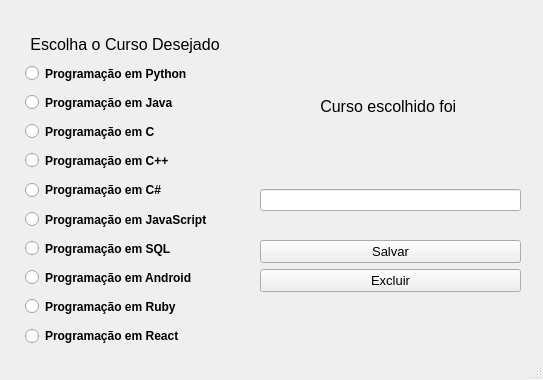
<?xml version="1.0" encoding="UTF-8"?>
<ui version="4.0">
 <class>MainWindow</class>
 <widget class="QMainWindow" name="MainWindow">
  <property name="geometry">
   <rect>
    <x>0</x>
    <y>0</y>
    <width>543</width>
    <height>380</height>
   </rect>
  </property>
  <property name="windowTitle">
   <string>MainWindow</string>
  </property>
  <widget class="QWidget" name="centralwidget">
   <widget class="QWidget" name="verticalLayoutWidget">
    <property name="geometry">
     <rect>
      <x>20</x>
      <y>30</y>
      <width>210</width>
      <height>321</height>
     </rect>
    </property>
    <layout class="QVBoxLayout" name="verticalLayout">
     <property name="spacing">
      <number>10</number>
     </property>
     <property name="leftMargin">
      <number>5</number>
     </property>
     <property name="topMargin">
      <number>5</number>
     </property>
     <property name="rightMargin">
      <number>5</number>
     </property>
     <property name="bottomMargin">
      <number>5</number>
     </property>
     <item>
      <widget class="QLabel" name="label">
       <property name="enabled">
        <bool>true</bool>
       </property>
       <property name="font">
        <font>
         <pointsize>12</pointsize>
         <weight>50</weight>
         <italic>false</italic>
         <bold>false</bold>
         <underline>false</underline>
        </font>
       </property>
       <property name="midLineWidth">
        <number>0</number>
       </property>
       <property name="text">
        <string>Escolha o Curso Desejado</string>
       </property>
       <property name="alignment">
        <set>Qt::AlignCenter</set>
       </property>
      </widget>
     </item>
     <item>
      <widget class="QRadioButton" name="radioButton_2">
       <property name="font">
        <font>
         <weight>75</weight>
         <bold>true</bold>
        </font>
       </property>
       <property name="text">
        <string>Programação em Python</string>
       </property>
      </widget>
     </item>
     <item>
      <widget class="QRadioButton" name="radioButton_4">
       <property name="font">
        <font>
         <weight>75</weight>
         <bold>true</bold>
        </font>
       </property>
       <property name="text">
        <string>Programação em Java</string>
       </property>
      </widget>
     </item>
     <item>
      <widget class="QRadioButton" name="radioButton_6">
       <property name="font">
        <font>
         <weight>75</weight>
         <bold>true</bold>
        </font>
       </property>
       <property name="text">
        <string>Programação em C</string>
       </property>
      </widget>
     </item>
     <item>
      <widget class="QRadioButton" name="radioButton_5">
       <property name="font">
        <font>
         <weight>75</weight>
         <bold>true</bold>
        </font>
       </property>
       <property name="text">
        <string>Programação em C++</string>
       </property>
      </widget>
     </item>
     <item>
      <widget class="QRadioButton" name="radioButton_7">
       <property name="font">
        <font>
         <weight>75</weight>
         <bold>true</bold>
        </font>
       </property>
       <property name="text">
        <string>Programação em C#</string>
       </property>
      </widget>
     </item>
     <item>
      <widget class="QRadioButton" name="radioButton_3">
       <property name="font">
        <font>
         <weight>75</weight>
         <bold>true</bold>
        </font>
       </property>
       <property name="text">
        <string>Programação em JavaScript</string>
       </property>
      </widget>
     </item>
     <item>
      <widget class="QRadioButton" name="radioButton">
       <property name="font">
        <font>
         <weight>75</weight>
         <bold>true</bold>
        </font>
       </property>
       <property name="text">
        <string>Programação em SQL</string>
       </property>
      </widget>
     </item>
     <item>
      <widget class="QRadioButton" name="radioButton_8">
       <property name="font">
        <font>
         <weight>75</weight>
         <bold>true</bold>
        </font>
       </property>
       <property name="text">
        <string>Programação em Android</string>
       </property>
      </widget>
     </item>
     <item>
      <widget class="QRadioButton" name="radioButton_9">
       <property name="font">
        <font>
         <weight>75</weight>
         <bold>true</bold>
        </font>
       </property>
       <property name="text">
        <string>Programação em Ruby</string>
       </property>
      </widget>
     </item>
     <item>
      <widget class="QRadioButton" name="radioButton_10">
       <property name="font">
        <font>
         <weight>75</weight>
         <bold>true</bold>
        </font>
       </property>
       <property name="text">
        <string>Programação em React</string>
       </property>
      </widget>
     </item>
    </layout>
   </widget>
   <widget class="QWidget" name="verticalLayoutWidget_2">
    <property name="geometry">
     <rect>
      <x>260</x>
      <y>30</y>
      <width>261</width>
      <height>181</height>
     </rect>
    </property>
    <layout class="QVBoxLayout" name="verticalLayout_2">
     <item>
      <widget class="QLabel" name="label_2">
       <property name="font">
        <font>
         <pointsize>12</pointsize>
         <weight>50</weight>
         <bold>false</bold>
        </font>
       </property>
       <property name="layoutDirection">
        <enum>Qt::LeftToRight</enum>
       </property>
       <property name="text">
        <string>Curso escolhido foi </string>
       </property>
       <property name="alignment">
        <set>Qt::AlignCenter</set>
       </property>
      </widget>
     </item>
     <item>
      <widget class="QLineEdit" name="lineEdit">
       <property name="font">
        <font>
         <pointsize>9</pointsize>
         <weight>75</weight>
         <bold>true</bold>
        </font>
       </property>
       <property name="alignment">
        <set>Qt::AlignCenter</set>
       </property>
      </widget>
     </item>
    </layout>
   </widget>
   <widget class="QWidget" name="verticalLayoutWidget_3">
    <property name="geometry">
     <rect>
      <x>260</x>
      <y>240</y>
      <width>261</width>
      <height>111</height>
     </rect>
    </property>
    <layout class="QVBoxLayout" name="verticalLayout_3">
     <item>
      <widget class="QPushButton" name="pushButton">
       <property name="font">
        <font>
         <pointsize>10</pointsize>
        </font>
       </property>
       <property name="text">
        <string>Salvar</string>
       </property>
      </widget>
     </item>
     <item>
      <widget class="QPushButton" name="pushButton_2">
       <property name="font">
        <font>
         <pointsize>10</pointsize>
        </font>
       </property>
       <property name="text">
        <string>Excluir</string>
       </property>
      </widget>
     </item>
     <item>
      <widget class="QLabel" name="label_3">
       <property name="font">
        <font>
         <pointsize>15</pointsize>
         <weight>75</weight>
         <bold>true</bold>
        </font>
       </property>
       <property name="text">
        <string/>
       </property>
       <property name="alignment">
        <set>Qt::AlignCenter</set>
       </property>
      </widget>
     </item>
    </layout>
   </widget>
  </widget>
  <widget class="QStatusBar" name="statusbar"/>
 </widget>
 <resources/>
 <connections>
  <connection>
   <sender>pushButton</sender>
   <signal>pressed()</signal>
   <receiver>lineEdit</receiver>
   <slot>selectAll()</slot>
   <hints>
    <hint type="sourcelabel">
     <x>384</x>
     <y>252</y>
    </hint>
    <hint type="destinationlabel">
     <x>384</x>
     <y>203</y>
    </hint>
   </hints>
  </connection>
  <connection>
   <sender>pushButton</sender>
   <signal>released()</signal>
   <receiver>lineEdit</receiver>
   <slot>copy()</slot>
   <hints>
    <hint type="sourcelabel">
     <x>409</x>
     <y>248</y>
    </hint>
    <hint type="destinationlabel">
     <x>412</x>
     <y>198</y>
    </hint>
   </hints>
  </connection>
 </connections>
</ui>
